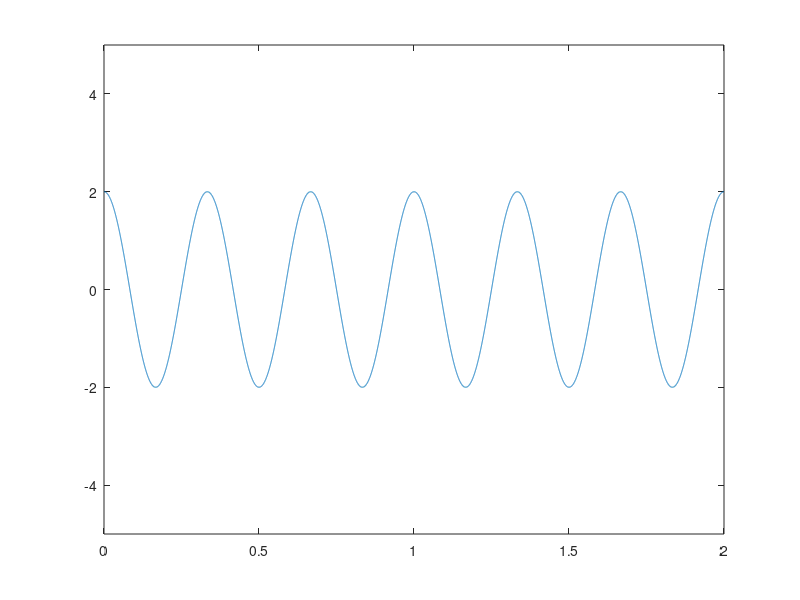

Source code (MATLAB):
%% Signal Generation and Resampling: sine-parameter activity
% Source: https://matlabacademy.mathworks.com/details/signal-generation-and-resampling/otmlsgr
% Lesson: Generate a Signal (2/2), Vary Sine Parameters.
% This is the final code revealed from the course varyparams.mlx Live Script
% using Output on Right, after changing its GUI controls in order:
% amplitude 1 -> 2, frequency 1 -> 3, phase 0 -> 1.57.
% Each plot was visually verified. The final Live Script section completed
% with one output. This was ungraded and is counted once as a GUI activity.
% Export adaptation: a named figure keeps this plot separate from earlier
% scripts. This .m figure arrangement was statically reviewed, not executed.

A=2;
f=3;
phi=1.57;
fs=8000;
dt=1/fs;
T=2;
t=(0:dt:T)';
sineWave=A*sin(2*pi*f*t+phi);
figure('Name','Vary Sine Parameters - final settings');
plot(t,sineWave);
ylim([-5 5]);
